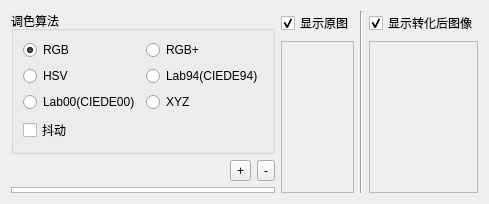
        <widget class="QWidget" name="tab_image">
         <attribute name="title">
          <string>选择图片</string>
         </attribute>
         <layout class="QGridLayout" name="gridLayout_6" rowstretch="0,0,0,0,0" columnstretch="0,0,0,0,1,0,0,0,0,1">
          <item row="0" column="8" rowspan="5">
           <widget class="Line" name="line">
            <property name="orientation">
             <enum>Qt::Orientation::Vertical</enum>
            </property>
           </widget>
          </item>
          <item row="1" column="9" rowspan="4">
           <widget class="QLabel" name="lable_converted">
            <property name="sizePolicy">
             <sizepolicy hsizetype="Expanding" vsizetype="Expanding">
              <horstretch>1</horstretch>
              <verstretch>1</verstretch>
             </sizepolicy>
            </property>
            <property name="frameShape">
             <enum>QFrame::Shape::StyledPanel</enum>
            </property>
            <property name="text">
             <string/>
            </property>
            <property name="scaledContents">
             <bool>false</bool>
            </property>
           </widget>
          </item>
          <item row="2" column="1">
           <widget class="QToolButton" name="tb_add_images">
            <property name="text">
             <string notr="true">+</string>
            </property>
           </widget>
          </item>
          <item row="2" column="2">
           <widget class="QToolButton" name="tb_remove_images">
            <property name="text">
             <string notr="true">-</string>
            </property>
           </widget>
          </item>
          <item row="0" column="0" rowspan="2" colspan="3">
           <widget class="QGroupBox" name="gb_convert_algo">
            <property name="title">
             <string>调色算法</string>
            </property>
            <layout class="QGridLayout" name="gridLayout_12">
             <item row="6" column="0">
              <widget class="QCheckBox" name="cb_algo_dither">
               <property name="sizePolicy">
                <sizepolicy hsizetype="Preferred" vsizetype="Preferred">
                 <horstretch>0</horstretch>
                 <verstretch>0</verstretch>
                </sizepolicy>
               </property>
               <property name="text">
                <string>抖动</string>
               </property>
              </widget>
             </item>
             <item row="2" column="0">
              <widget class="QRadioButton" name="rb_algo_HSV">
               <property name="sizePolicy">
                <sizepolicy hsizetype="Preferred" vsizetype="Preferred">
                 <horstretch>0</horstretch>
                 <verstretch>0</verstretch>
                </sizepolicy>
               </property>
               <property name="text">
                <string notr="true">HSV</string>
               </property>
              </widget>
             </item>
             <item row="0" column="0">
              <widget class="QRadioButton" name="rb_algo_RGB">
               <property name="sizePolicy">
                <sizepolicy hsizetype="Preferred" vsizetype="Preferred">
                 <horstretch>0</horstretch>
                 <verstretch>0</verstretch>
                </sizepolicy>
               </property>
               <property name="text">
                <string notr="true">RGB</string>
               </property>
               <property name="checked">
                <bool>true</bool>
               </property>
              </widget>
             </item>
             <item row="4" column="0">
              <widget class="QRadioButton" name="rb_algo_Lab00">
               <property name="sizePolicy">
                <sizepolicy hsizetype="Preferred" vsizetype="Preferred">
                 <horstretch>0</horstretch>
                 <verstretch>0</verstretch>
                </sizepolicy>
               </property>
               <property name="text">
                <string notr="true">Lab00(CIEDE00)</string>
               </property>
              </widget>
             </item>
             <item row="0" column="1">
              <widget class="QRadioButton" name="rb_algo_RGB_Better">
               <property name="sizePolicy">
                <sizepolicy hsizetype="Preferred" vsizetype="Preferred">
                 <horstretch>0</horstretch>
                 <verstretch>0</verstretch>
                </sizepolicy>
               </property>
               <property name="text">
                <string notr="true">RGB+</string>
               </property>
              </widget>
             </item>
             <item row="2" column="1">
              <widget class="QRadioButton" name="rb_algo_Lab94">
               <property name="sizePolicy">
                <sizepolicy hsizetype="Preferred" vsizetype="Preferred">
                 <horstretch>0</horstretch>
                 <verstretch>0</verstretch>
                </sizepolicy>
               </property>
               <property name="text">
                <string notr="true">Lab94(CIEDE94)</string>
               </property>
              </widget>
             </item>
             <item row="4" column="1">
              <widget class="QRadioButton" name="rb_algo_XYZ">
               <property name="sizePolicy">
                <sizepolicy hsizetype="Preferred" vsizetype="Preferred">
                 <horstretch>0</horstretch>
                 <verstretch>0</verstretch>
                </sizepolicy>
               </property>
               <property name="text">
                <string notr="true">XYZ</string>
               </property>
              </widget>
             </item>
            </layout>
           </widget>
          </item>
          <item row="3" column="0" rowspan="2" colspan="3">
           <widget class="QListWidget" name="lw_image_files">
            <property name="sizePolicy">
             <sizepolicy hsizetype="Preferred" vsizetype="Ignored">
              <horstretch>0</horstretch>
              <verstretch>1</verstretch>
             </sizepolicy>
            </property>
            <property name="dragEnabled">
             <bool>true</bool>
            </property>
            <property name="dragDropMode">
             <enum>QAbstractItemView::DragDropMode::DropOnly</enum>
            </property>
            <property name="selectionMode">
             <enum>QAbstractItemView::SelectionMode::ExtendedSelection</enum>
            </property>
            <property name="movement">
             <enum>QListView::Movement::Static</enum>
            </property>
            <property name="isWrapping" stdset="0">
             <bool>false</bool>
            </property>
            <property name="wordWrap">
             <bool>true</bool>
            </property>
           </widget>
          </item>
          <item row="1" column="4" rowspan="4">
           <widget class="QLabel" name="label_raw_image">
            <property name="sizePolicy">
             <sizepolicy hsizetype="Expanding" vsizetype="Expanding">
              <horstretch>1</horstretch>
              <verstretch>1</verstretch>
             </sizepolicy>
            </property>
            <property name="frameShape">
             <enum>QFrame::Shape::StyledPanel</enum>
            </property>
            <property name="text">
             <string/>
            </property>
            <property name="scaledContents">
             <bool>false</bool>
            </property>
           </widget>
          </item>
          <item row="0" column="4">
           <widget class="QCheckBox" name="cb_show_raw">
            <property name="text">
             <string>显示原图</string>
            </property>
            <property name="checked">
             <bool>true</bool>
            </property>
           </widget>
          </item>
          <item row="0" column="9">
           <widget class="QCheckBox" name="cb_show_converted">
            <property name="text">
             <string>显示转化后图像</string>
            </property>
            <property name="checked">
             <bool>true</bool>
            </property>
           </widget>
          </item>
         </layout>
        </widget>
